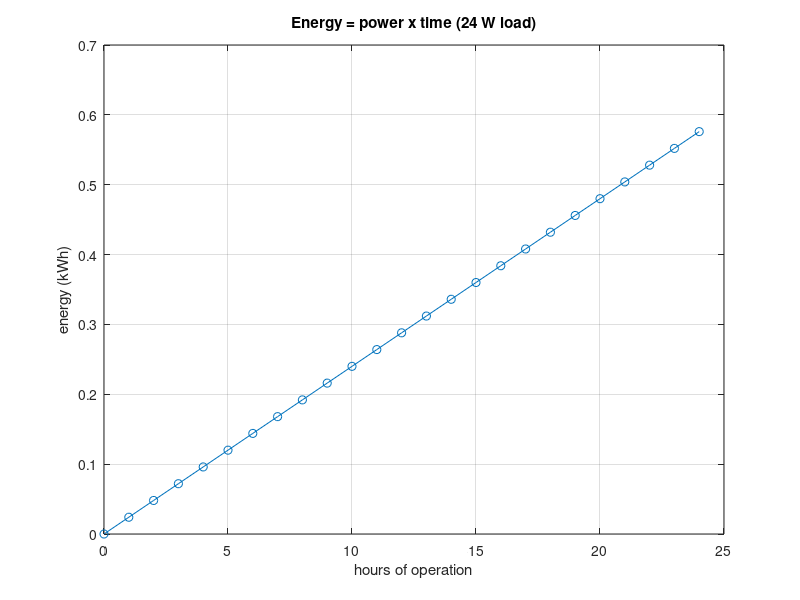

Write the MATLAB code that produced this figure.
% Circuits 1 — Circuit Analysis: An Overview
%title: The Four Circuit Variables
%ar-title: متغيرات الدائرة الأربعة
%lesson: c1-variables-1
%course: circuits-1

%% A circuit model in numbers
%ar: نموذج الدائرة: مصدر يعطي الطاقة ومقاومة تمثل الحمل. نحسب المتغيرات الأربعة: التيار والجهد والقدرة والطاقة.
V = 12; R = 6; t = 60;          % 12 V source, 6 ohm load, one minute
I = V / R;                       % current (A)
P = V * I;                       % power (W)
W = P * t;                       % energy (J)
fprintf('I = %g A, V = %g V, P = %g W, W = %g J\n', I, V, P, W)

%% Classify the elements
%ar: نصنّف عناصر الدائرة كما في المحاضرة: مصدر، أو خامل غير مفاعل (R)، أو مفاعل (L و C).
names = {'battery', 'resistor', 'capacitor', 'inductor'};
kind  = {'source', 'passive, non-reactive', 'reactive (stores energy)', 'reactive (stores energy)'};
for k = 1:numel(names)
    fprintf('%-10s : %s\n', names{k}, kind{k})
end

%%! Project idea: energy over a day
%ar: مشروع: نفس الحمل يعمل ساعات مختلفة. نرسم الطاقة بالكيلوواط ساعة مقابل عدد الساعات: الطاقة = القدرة × الزمن.
h = 0:24;
E_kWh = P * h / 1000;
plot(h, E_kWh, '-o'); grid on; xlabel('hours of operation'); ylabel('energy (kWh)'); title('Energy = power x time (24 W load)')
fprintf('energy after 24 h = %.3f kWh\n', E_kWh(end))
